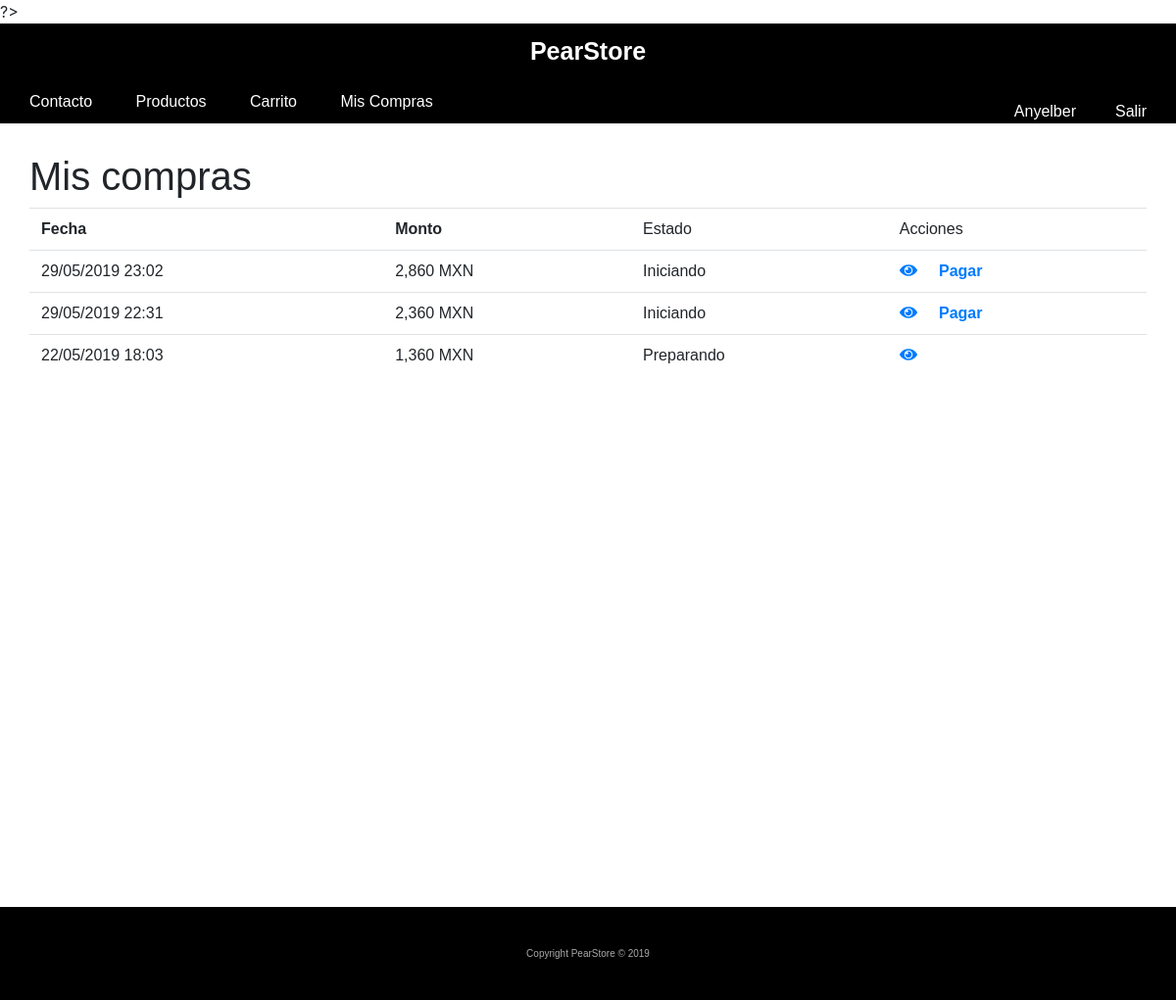
The app's page /?p=miscompras (signed in) with its own data.
### tables this page shows
CREATE TABLE `clientes` (
  `id` int(11) NOT NULL,
  `username` varchar(255) NOT NULL,
  `password` varchar(255) NOT NULL,
  `name` varchar(255) NOT NULL
);

CREATE TABLE `compra` (
  `id` int(11) NOT NULL,
  `id_cliente` int(11) NOT NULL,
  `fecha` datetime NOT NULL,
  `monto` float NOT NULL,
  `estado` int(11) NOT NULL
);

### configs/funciones.php (called while the page is built, shortened)
    <?php
function nombre_cliente($id_cliente){
    $mysqli = connect();
    $q = $mysqli->query("SELECT * FROM clientes WHERE id = '$id_cliente'");
    $r = mysqli_fetch_array($q);
    return $r['name'];
}
function connect(){
    $host_mysql = "localhost";
    $user_mysql = "root";
    $pass_mysql = "";
    $db_mysql = "tienda";
    $mysqli = mysqli_connect($host_mysql,$user_mysql,$pass_mysql,$db_mysql) or die ("Error al conectar al servidor MySQL");
    return $mysqli;
}
function fecha($fecha){
	$e = explode("-",$fecha);
	$year = $e[0];
	$month = $e[1];
	$e2 = explode(" ",$e[2]);
	$day = $e2[0];
	$time = $e2[1];
	$e3 = explode(":",$time);
	$hour = $e3[0];
	$mins = $e3[1];
	return $day."/".$month."/".$year." ".$hour.":".$mins;
}
function estado($id_estado){
		if($id_estado == 0){
			$status = "Iniciando";
		}elseif($id_estado==1){
			$status = "Preparando";
		}elseif($id_estado == 2){
			$status = "Despachando";
		}elseif($id_estado == 3){
			$status = "Finalizado";
		}else{
			$status = "Indefinido";
		}
		return $status;
}
?>

### configs/config.php (called while the page is built, shortened)
<?php
$divisa ="MXN";
?>

### modulos/miscompras.php (the view, shortened to what this page needs)
<?php
$s = $mysqli->query("SELECT * FROM compra WHERE id_cliente = '".$_SESSION['id_cliente']."' ORDER BY fecha DESC");
if(mysqli_num_rows($s)>0){
	?>
	<h1>Mis compras</h1>
	<table class="table table-stripe">
		<tr>
			<th>Fecha</th>
			<th>Monto</th>
			<td>Estado</td>
			<td>Acciones</td>
		</tr>
	<?php
	while($r=mysqli_fetch_array($s)){
		?>
		<tr>
			<td><?=fecha($r['fecha'])?></td>
			<td><?=number_format($r['monto'])?> <?=$divisa?></td>
			<td><?=estado($r['estado'])?></td>
			<td>
				<a href="?p=ver_compra&id=<?=$r['id']?>">
					<i class="fa fa-eye"></i>
				</a>
				<?php
					if(estado($r['estado']) == "Iniciando"){
						?>
							&nbsp; &nbsp; <a title="Pagar" href="?p=pagar_compra&id=<?=$r['id']?>"><b>Pagar</b></a>
						<?php
					}
				?>
			</td>
		</tr>
		<?php
	}
	?>
	</table>
	<?php
}else{
	?>
	<i>Usted aun no ha comprado</i>
	<?php
}

### index.php (shortened to what this page needs)
<?php
include "configs/config.php";
include "configs/funciones.php";
if(!isset($p)){
    $p = "productos";
}else{
    $p = $p;
}
?>
<!DOCTYPE html>
<html>
    <head>
    <link rel="stylesheet" type="text/css" href="css/estilo.css"/>
    <link rel="stylesheet" href="bootstrap/css/bootstrap.css"/>
    <link rel="stylesheet" href="fontawesome/css/all.css"/>
    </head>
    <body>
    <div class="header">PearStore</div>
        <div class="menu">
            <a href="?p=contacto">Contacto</a>
            <a href="?p=productos">Productos</a>
            <a href="?p=carrito">Carrito</a>
            <?php
		if(isset($_SESSION['id_cliente'])){
		?>
		<a href="?p=miscompras">Mis Compras</a>
		<?php
		}else{
			?>
				<a href="?p=login">Iniciar Sesion</a>
				<a href="?p=registrarse">Registrate</a>
			<?php
		}
		?>
            <?php
            if (isset($_SESSION['id_cliente'])){
            ?>
            <a class="float-right subir" href="?p=salir">Salir</a>
            <a class="float-right subir" href="a"><?=nombre_cliente($_SESSION['id_cliente'])?></a>
            <?php
            }
            ?>
        </div>
        <div class="cuerpo">
        <?php
            if (file_exists("modulos/".$p.".php")){
                include "modulos/".$p.".php";
            }else{
                echo "<i> No se ha encontrado el modulo <b> ".$p." </b> <a href= './'>Regresar</a> </i>";
            }
            ?>
        </div>
        <div class="footer">Copyright PearStore &copy; <?=date("Y")?></div>
    </body>
</html>

### css/estilo.css (style rules this page uses)
* { font-family: arial; }
body { padding: 0px; margin: 0px; }
a { text-decoration: none; color: #fff; }
.header { text-align: center; background:black; color:#fff; padding: 10px; font-size: 25px; font-weight: bold; }
.menu a { text-decoration: none; color: #fff; padding: 20px; }
.menu { padding: 10px; background: black; }
.cuerpo { background: white; padding: 30px; min-height: 500px; }
.footer { background: #000; color: #aaa; text-align: center; font-size: 10px; padding: 40px; margin-top: 300px; }
.subir { position: relative; bottom: 10px; }

### records on screen
clientes: name "Anyelber"
compra: fecha "29/05/2019 23:02", monto "2,860", estado "Iniciando"
compra: fecha "29/05/2019 22:31", monto "2,360", estado "Iniciando"
compra: fecha "22/05/2019 18:03", monto "1,360", estado "Preparando"
